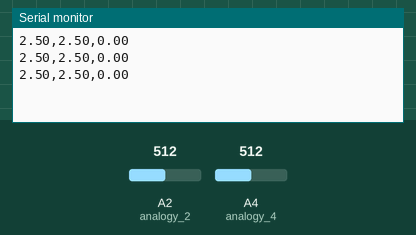
Simulated run of this sketch. Board: Arduino Uno, built with avr-gcc and run on an emulated ATmega328P. Parts: the last lines printed to the serial monitor. The test bench sets the inputs (shaded band); at power-on: A2 (analogy_2) = 512, A4 (analogy_4) = 512.

Above: at 1.3 s.
1.4 s: A2 (analogy_2) set to 716
At 1.9 s:
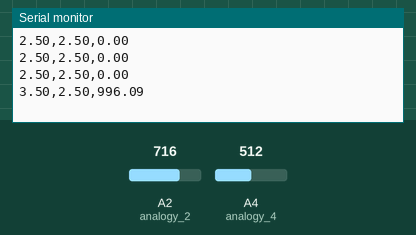
2.9 s: A4 (analogy_4) set to 716
At 3.4 s:
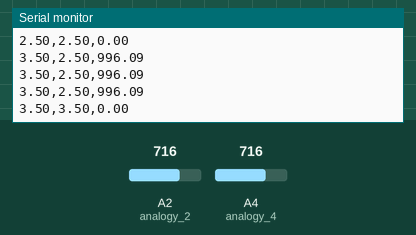
4.4 s: A2 (analogy_2) set to 900
At 4.9 s:
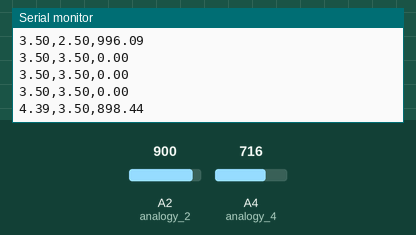
5.9 s: A4 (analogy_4) set to 900
At 6.4 s:
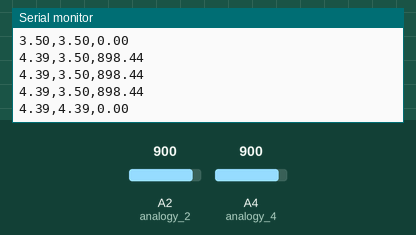
Timing chart, 0 to 8.4 s (numbered marks = the images above; inputs shaded):
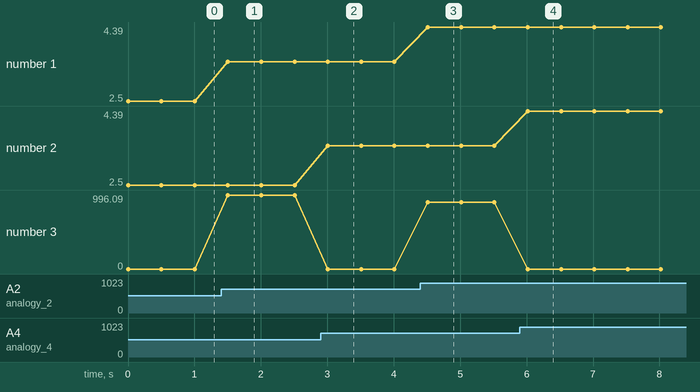

Measured:
- after the input at 1.4 s, the serial monitor: prints a new line after 0.10 s (image 1)
- after the input at 2.9 s, the serial monitor: prints a new line after 0.11 s (image 2)
- after the input at 4.4 s, the serial monitor: prints a new line after 0.11 s (image 3)
- after the input at 5.9 s, the serial monitor: prints a new line after 0.12 s (image 4)
- plotted number 1: 2.5 → 3.5 after the input at 1.4 s, 3.5 → 4.39 after the input at 4.4 s
- plotted number 3: 0 → 996.09 after the input at 1.4 s, 0 → 898.44 after the input at 4.4 s

The sketch:

simple_read.ino
```cpp
int analogy_2=2;
int analogy_4=4;
float v2=0;
float v4=0;
float val=0;

void setup(){
  Serial.begin(19200);
}

void loop(){
  v2=analogRead(analogy_2);
  v2=(v2/1024)*5;
  v4=analogRead(analogy_4);
  v4=(v4/1024)*5;

  val=v2-v4;
  Serial.print(v2);
  Serial.print(",");
  Serial.print(v4);
  Serial.print(",");
  val=val*1000;
  Serial.println(val);

  delay(500);
}
```
